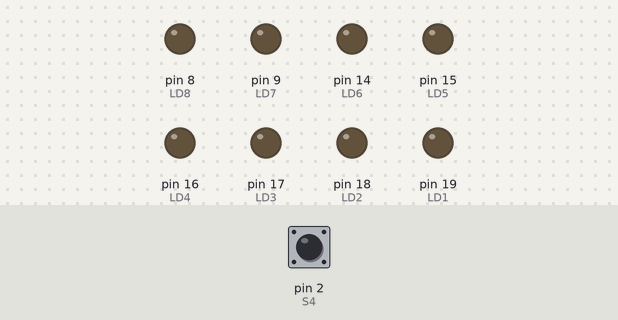
The sketch below on a simulated Arduino Uno, built with avr-gcc and run on an emulated ATmega328P. On the bench: output pins drawn as LEDs (lit = HIGH). Dashed ring = blinking. Inputs (shaded band) come from the test bench; at power-on: pin 2 (S4) HIGH. Random numbers use the default seed unless the sketch sets one; what the sketch prints to the serial monitor is not drawn.

Above: at 0.8 s.
0.9 s: pin 2 (S4) pulled LOW for 0.15 s
At 1.06 s:
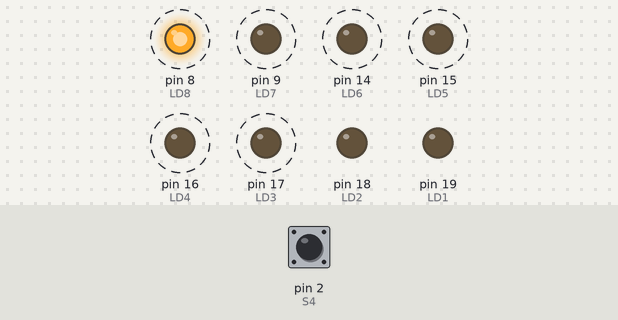
At 1.41 s:
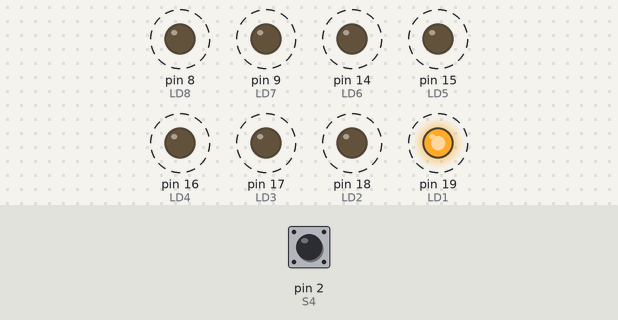
3.9 s: pin 2 (S4) pulled LOW for 1 s
At 5.11 s:
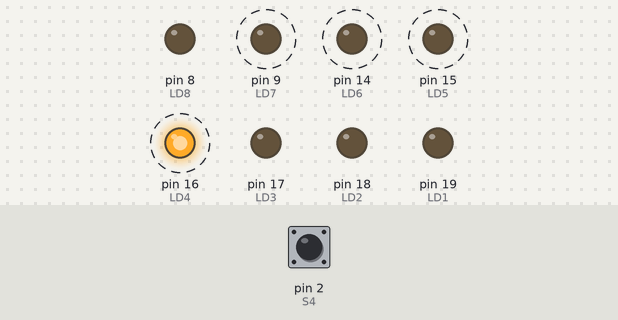
6.9 s: pin 2 (S4) pulled LOW for 3.2 s
Timing chart, 0 to 15.3 s (numbered marks = the images above; inputs shaded):
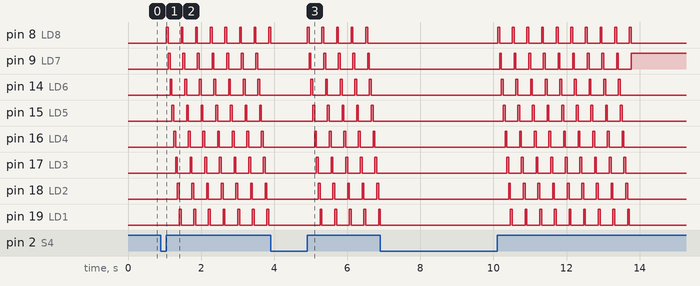

Measured:
- after the input at 0.9 s, pin 8 (LD8): alternates HIGH for 0.05 s and LOW for 0.35 s, starting after 0.15 s; pin 9 (LD7): alternates HIGH for 0.05 s and LOW for 0.35 s, starting after 0.20 s
- after the input at 3.9 s, pin 16 (LD4): alternates HIGH for 0.05 s and LOW for 0.35 s, starting after 1.2 s; pin 17 (LD3), pin 18 (LD2): alternates HIGH for 0.05 s and LOW for 0.35 s, starting after 1.3 s; pin 19 (LD1): alternates HIGH for 0.05 s and LOW for 0.35 s, starting after 1.4 s

The sketch:

roulette_3_noslow.ino
```cpp
#define LD1 19             // define all the leds and their conneting pins
#define LD2 18
#define LD3 17
#define LD4 16
#define LD5 15
#define LD6 14
#define LD7 9
#define LD8 8

#define S1 6                // define the buttons
#define S2 5                // S = Switch = Button
#define S3 3
#define S4 2

void setup()
{
  pinMode(LD1, OUTPUT);
  pinMode(LD2, OUTPUT);
  pinMode(LD3, OUTPUT);
  pinMode(LD4, OUTPUT);
  pinMode(LD5, OUTPUT);
  pinMode(LD6, OUTPUT);
  pinMode(LD7, OUTPUT);
  pinMode(LD8, OUTPUT);

  pinMode(S1, INPUT_PULLUP);
  pinMode(S2, INPUT_PULLUP);
  pinMode(S3, INPUT_PULLUP);
  pinMode(S4, INPUT_PULLUP);

  int seed = 0;                       // scramble random funktion
  while (digitalRead(S4) == HIGH)     // wait until s4 is pressed down
  {
    seed++;
  }

  Serial.begin(9600);                 // initialize serial connection
//  Serial.println(seed);               // print the seeds value
  randomSeed(seed);                   // set the seed to a random value
  SetLeds(0x01);                      //
}

/*
    function sets the 8 leds states
    parameter 0x00...0xFF
*/

void SetLeds(uint8_t ledState)
{
  if(ledState & 0x80) digitalWrite(LD1, HIGH); else digitalWrite(LD1, LOW);
  if(ledState & 0x40) digitalWrite(LD2, HIGH); else digitalWrite(LD2, LOW);
  if(ledState & 0x20) digitalWrite(LD3, HIGH); else digitalWrite(LD3, LOW);
  if(ledState & 0x10) digitalWrite(LD4, HIGH); else digitalWrite(LD4, LOW);
  if(ledState & 0x08) digitalWrite(LD5, HIGH); else digitalWrite(LD5, LOW);
  if(ledState & 0x04) digitalWrite(LD6, HIGH); else digitalWrite(LD6, LOW);
  if(ledState & 0x02) digitalWrite(LD7, HIGH); else digitalWrite(LD7, LOW);
  if(ledState & 0x01) digitalWrite(LD8, HIGH); else digitalWrite(LD8, LOW);
}

uint8_t ruletti = 0x01;         // 0000 0001
uint8_t run = 0;                // how many loops the roulette will spin
bool    hascalc = false;          // have the results been calculated

uint8_t led1 = 0;
uint8_t led2 = 0;
uint8_t led3 = 0;
uint8_t led4 = 0;
uint8_t led5 = 0;
uint8_t led6 = 0;
uint8_t led7 = 0;
uint8_t led8 = 0;
uint8_t ledzeppelin = 0;

void loop()
{
  if(digitalRead(S4) == 0)      // if buttons s4 is pressed down...
  {
    ruletti = 0;
    run = random(60, 160);                 // and draw the number of loops
    hascalc = false;
  }

  if(run > 0)                   // is the routlette still spinning?
  {
    SetLeds(ruletti);           // print the roulettes value to the led
    ruletti <<= 1;              // move to the next led
    run--;                      // subtract the number of rolls
    delay(50);
  }

  if(ruletti == 0)              // if the roulette overflows...
  {
    ruletti = 0x01;             // reset it
  }

  if(run == 0)
  {
    if(hascalc == false)                // have the results already been calculated?
    {
      ruletti >>= 1;
      switch (ruletti)
      {
        case 0x00: led1++; break; case 0x40: led2++; break;
        case 0x20: led3++; break; case 0x10: led4++; break;
        case 0x08: led5++; break; case 0x04: led6++; break;
        case 0x02: led7++; break; case 0x01: led8++; break;
      }
      Serial.print(led1); Serial.print(" "); Serial.print(led2); Serial.print(" ");
      Serial.print(led3); Serial.print(" "); Serial.print(led4); Serial.print(" ");
      Serial.print(led5); Serial.print(" "); Serial.print(led6); Serial.print(" ");
      Serial.print(led7); Serial.print(" "); Serial.print(led8); Serial.println();
    }
    hascalc = true;
  }
}
```
